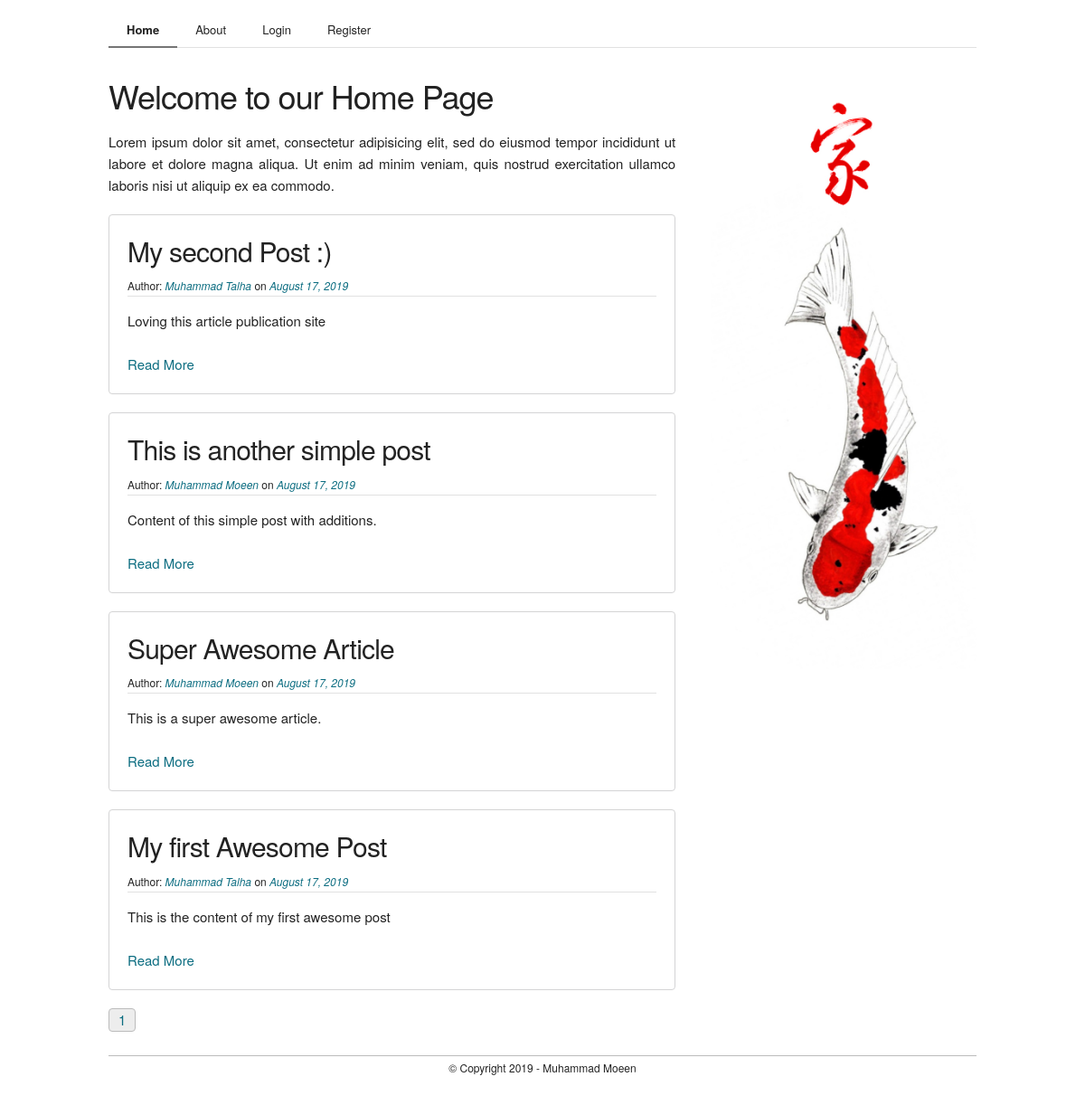
Page /home on the earlier database version.
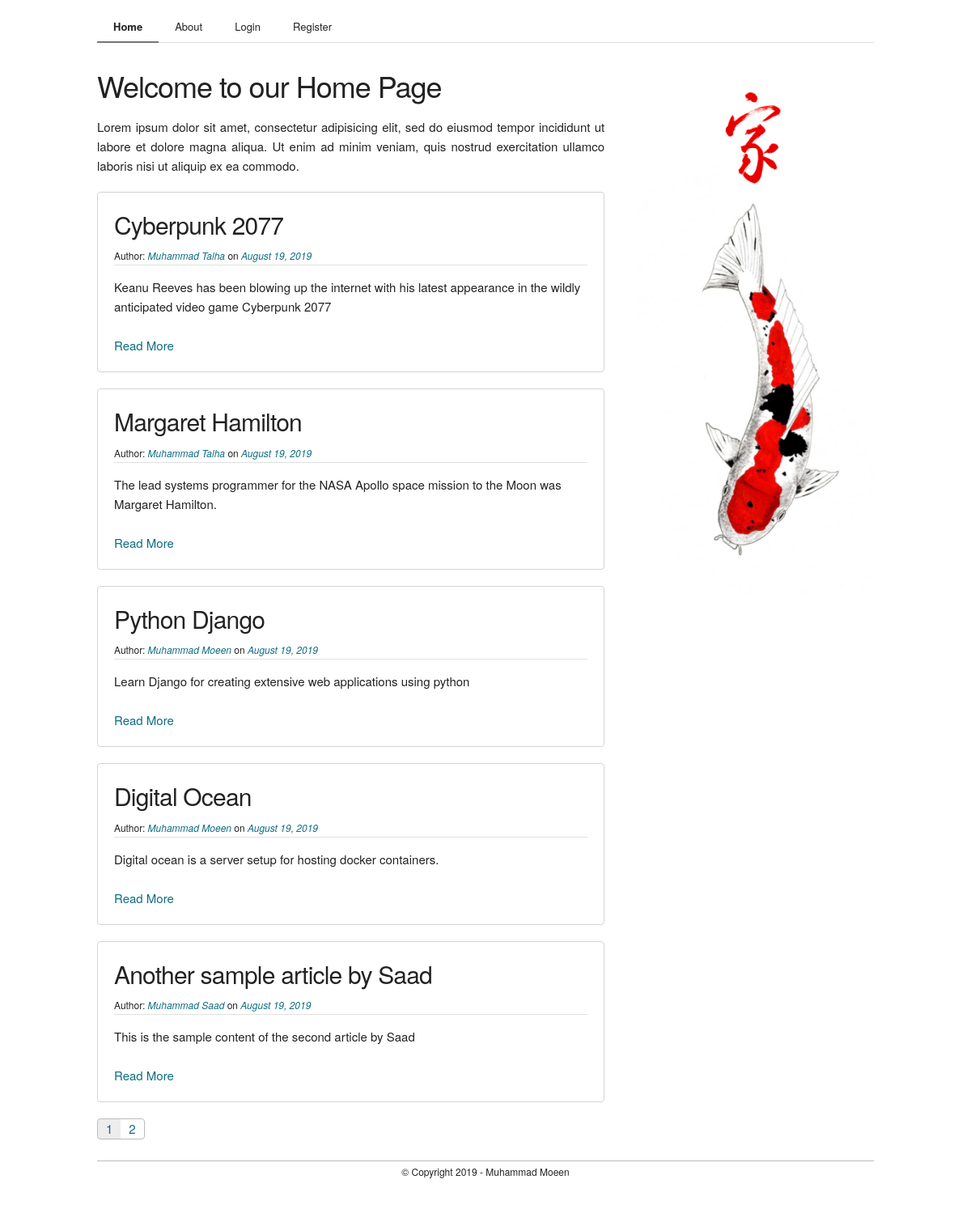
Same page on the later database version.
### flaskblog/models.py (models this page shows, shortened)
class Post(db.Model):
    id = db.Column( db.Integer, primary_key = True )
    title = db.Column( db.String(200), nullable = False )
    date_posted = db.Column( db.DateTime, nullable = False, default = datetime.utcnow )
    content = db.Column( db.Text, nullable = False )
    user_id = db.Column( db.Integer, db.ForeignKey('user.id'), nullable = False )

class User(db.Model, UserMixin):
    id = db.Column( db.Integer, primary_key = True )
    name = db.Column( db.String(20), unique = True, nullable = False )
    email = db.Column( db.String(120), unique = True, nullable = False )
    image_file = db.Column( db.String(20), nullable = False, default = 'avatar.png' )
    password = db.Column( db.String(60), nullable = False )
    posts = db.relationship('Post', backref = 'author', lazy = True )

### flaskblog/routes.py (the view)
@app.route('/')
@app.route('/home')
def home():
    page_num = request.args.get('page', 1, type=int)
    posts = Post.query.order_by(Post.date_posted.desc()).paginate( page = page_num, per_page = 5)
    return render_template('home.html', posts=posts)

### flaskblog/templates/home.html
{% extends 'layout.html' %}
{% block content %}
	<section class="section">
		<div class="container" style="margin-top: 3rem;">
			<div class="row">
				<div class="two-thirds column">
					<h3>Welcome to our Home Page</h3>
					<p style="text-align: justify;">Lorem ipsum dolor sit amet, consectetur adipisicing elit, sed do eiusmod
					tempor incididunt ut labore et dolore magna aliqua. Ut enim ad minim veniam,
					quis nostrud exercitation ullamco laboris nisi ut aliquip ex ea commodo.</p>
					{% for post in posts.items %}
						<div class="box">
							<h4>{{ post.title }}</h4>
							<small>Author: <i><a href="{{ url_for('profile', username=post.author.name ) }}">{% if current_user == post.author %}You{% else %}{{ post.author.name }}{% endif %}</a></i> on <i><a href="#">{{ post.date_posted.strftime('%B %d, %Y') }}</a></i></small>
							<hr>
							<p>{{ post.content }}</p>
							<br>
							<a href="{{ url_for('article', post_id=post.id) }}">Read More</a>
						</div>
					{% endfor %}
					<div class="pages">
						{% for page_num in posts.iter_pages( left_edge=1, right_edge=1, left_current=1, right_current=2) %}
							{% if page_num %}
								{% if posts.page == page_num %}
									<a class="active" href="{{ url_for('home', page=page_num) }}">{{page_num}}</a>
								{% else %}
									<a href="{{ url_for('home', page=page_num) }}">{{page_num}}</a>
								{% endif %}
							{% else %}
								<a href="#">..</a>
							{% endif %}
						{% endfor %}
					</div>
				</div>
				<div class="one-third column">
					<img src="{{ url_for('static', filename='images/home_banner.jpg')}}" style="width:100%">
				</div>
			</div>
		</div>
	</section>
{% endblock content %}

### flaskblog/templates/layout.html (shortened to what this page needs)
<!DOCTYPE html>
 <html>
 <head>
 	<link rel="stylesheet" href="{{ url_for('static', filename='css/normalize.css')}}">
 	<link rel="stylesheet" href="{{ url_for('static', filename='css/skeleton.css')}}">
 	<link rel="stylesheet" href="{{ url_for('static', filename='css/skeleton-extended.css')}}">
 	<link rel="stylesheet" href="{{ url_for('static', filename='css/custom.css')}}">
 </head>
 <body>
 	<section class="section sticky navigation">
 		<div class="container">
 			<nav>
 				<a {% if request.path in url_for('home') %} class="active" {% endif %} href="{{ url_for('home') }}">Home</a>
 				<a {% if request.path == url_for('about') %} class="active" {% endif %} href=" {{ url_for('about') }}">About</a>
 				{% if current_user.is_authenticated %}
 					<a {% if request.path == url_for('new_article') %} class="active" {% endif %} href="{{ url_for('new_article') }}">New Article</a>
	 				<a {% if request.path == url_for('profile', username=current_user.name) %} class="active" {% endif %} href="{{ url_for('profile', username=current_user.name) }}">Profile</a>
	 				<a {% if request.path == url_for('profile_settings') %} class="active" {% endif %} href="{{ url_for('profile_settings') }}">Settings</a>
 					<a href="{{ url_for('logout') }}">Logout</a>
 				{% else %}
	 				<a {% if request.path == url_for('login') %} class="active" {% endif %} href=" {{ url_for('login') }}">Login</a>
	 				<a {% if request.path == url_for('register') %} class="active" {% endif %} href=" {{ url_for('register') }} ">Register</a>
 				{% endif %}
 			</nav>
 		</div>
 	</section>
 	{% block content %}{% endblock content %}
 	<section class="section footer">
 		<div class="container">
	 		<footer class="u-full-width">
	 			<small>&copy Copyright 2019 - Muhammad Moeen</small>
	 		</footer>
 		</div>
 	</section>
 </body>
 </html>

### flaskblog/static/css/skeleton.css (style rules this page uses)
.container { position: relative; width: 100%; max-width: 960px; margin: 0 auto; padding: 0 20px; box-sizing: border-box; }
.column, .columns { width: 100%; float: left; box-sizing: border-box; }
@media (min-width: 400px) { .container { width: 85%; padding: 0; } }
@media (min-width: 550px) { .container { width: 80%; } }
@media (min-width: 550px) { .column, .columns { margin-left: 4%; } }
@media (min-width: 550px) { .column:first-child, .columns:first-child { margin-left: 0; } }
@media (min-width: 550px) { .one-third.column { width: 30.6666666667%; } }
@media (min-width: 550px) { .two-thirds.column { width: 65.3333333333%; } }
html { font-size: 62.5%; }
body { font-size: 1.5em; line-height: 1.6; font-weight: 400; font-family: "Raleway", "HelveticaNeue", "Helvetica Neue", Helvetica, Arial, sans-serif; color: #222; }
h1, h2, h3, h4, h5, h6 { margin-top: 0; margin-bottom: 2rem; font-weight: 300; }
h3 { font-size: 3.0rem; line-height: 1.3; letter-spacing: -.1rem; }
h4 { font-size: 2.4rem; line-height: 1.35; letter-spacing: -.08rem; }
@media (min-width: 550px) { h3 { font-size: 3.6rem; } }
@media (min-width: 550px) { h4 { font-size: 3.0rem; } }
p { margin-top: 0; }
a { color: #1EAEDB; }
pre, blockquote, dl, figure, table, p, ul, ol, form { margin-bottom: 2.5rem; }
.u-full-width { width: 100%; box-sizing: border-box; }
hr { margin-top: 3rem; margin-bottom: 3.5rem; border-width: 0; border-top: 1px solid #E1E1E1; }
.container:after, .row:after, .u-cf { content: ""; display: table; clear: both; }

### flaskblog/static/css/skeleton-extended.css (style rules this page uses)
.section { margin: 1rem 0rem; }
nav { background: white; font-size: 0; padding: 0; border-bottom: solid 1px #e1e1e1; }
nav a { display: inline-block; font-size: 1.8rem; color: #222; text-align: center; padding: 1.3rem 2rem 0.7rem 2rem; text-decoration: none; font-size: 1.3rem; border-bottom: solid 2px transparent; margin-bottom: -1px; }
nav .active { font-weight: bold; border-bottom: solid 2px #757575; }
h1, h2, h3, h4, h5, h6 { margin-bottom: 0.5rem; }
p { margin-top: 1.5rem; margin-bottom: 0rem; }
hr { margin: 1rem 0rem; }
a { text-decoration: none; color: #0c6d81; }
.pages { display: inline-block; border: solid 1px #bbb; border-radius: 4px; overflow: hidden; font-size: 0px; }
.pages a { font-size: 1.5rem; display: inline-block; border-radius: 0px; padding: 0 1rem; }
.pages .active { background: rgba(0,0,0,0.07); }
.box { padding: 2rem; margin: 2rem 0rem; border-radius: 4px; border: 1px solid #d4d4d5; }
.box hr { margin: 0rem; padding: 0rem; }
.sticky { position: sticky; top: 0; z-index: 1; }

### flaskblog/static/css/custom.css (style rules this page uses)
.footer footer { margin-top: 4rem; border-top: solid 1px #bbb; text-align: center; margin: 2rem 0rem; }

Differences in the rows shown:
no longer on this page (row unchanged): Post: title "My second Post :)", author.name "Muhammad Talha", date_posted "August 17, 2019", content "Loving this article publication site"
no longer on this page (row unchanged): Post: title "This is another simple post", author.name "Muhammad Moeen", date_posted "August 17, 2019", content "Content of this simple post with additions."
no longer on this page (row unchanged): Post: title "Super Awesome Article", author.name "Muhammad Moeen", date_posted "August 17, 2019", content "This is a super awesome article."
no longer on this page (row unchanged): Post: title "My first Awesome Post", author.name "Muhammad Talha", date_posted "August 17, 2019", content "This is the content of my first awesome post"
added Post: title "Cyberpunk 2077", author.name "Muhammad Talha", date_posted "August 19, 2019", content "Keanu Reeves has been blowing up the internet with his latest appearance in the wildly anticipated video game Cyberpunk 2077"
added Post: title "Margaret Hamilton", author.name "Muhammad Talha", date_posted "August 19, 2019", content "The lead systems programmer for the NASA Apollo space mission to the Moon was Margaret Hamilton."
added Post: title "Python Django", author.name "Muhammad Moeen", date_posted "August 19, 2019", content "Learn Django for creating extensive web applications using python"
added Post: title "Digital Ocean", author.name "Muhammad Moeen", date_posted "August 19, 2019", content "Digital ocean is a server setup for hosting docker containers."
added Post: title "Another sample article by Saad", author.name "Muhammad Saad", date_posted "August 19, 2019", content "This is the sample content of the second article by Saad"
Other differences:
new list line: "2"
